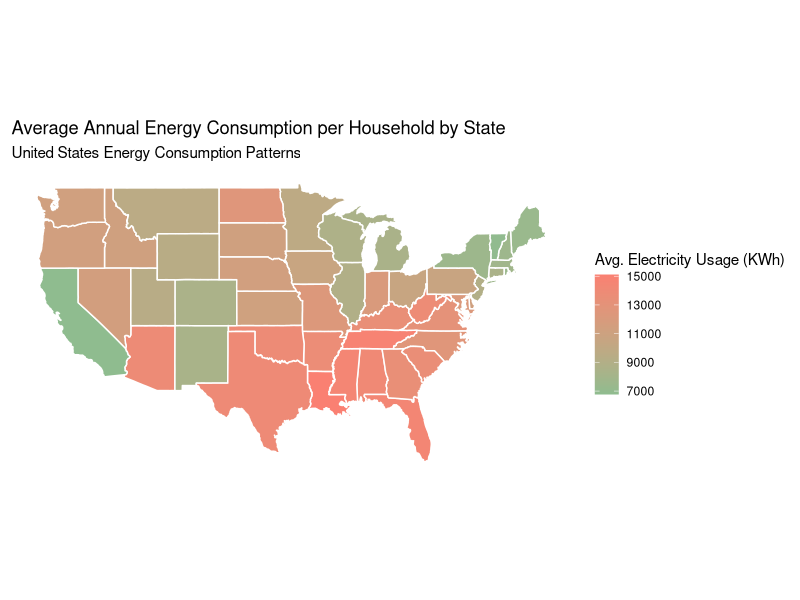
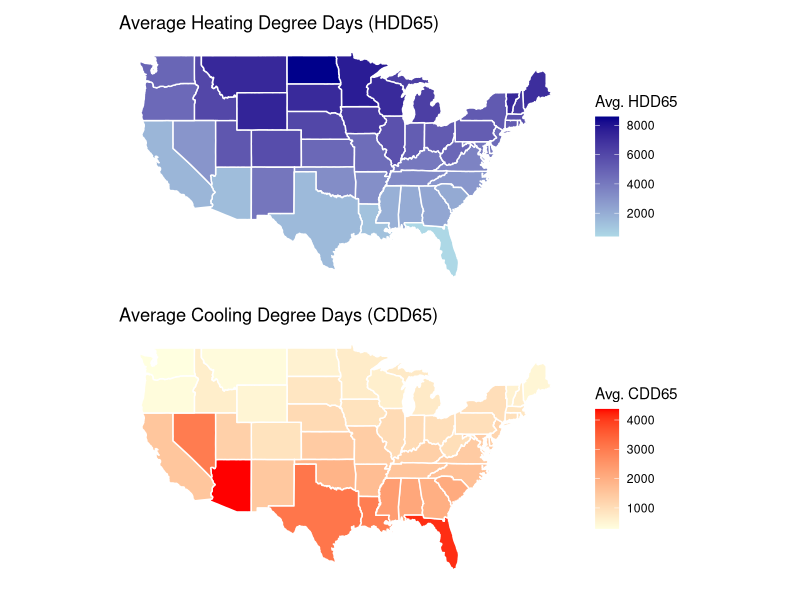
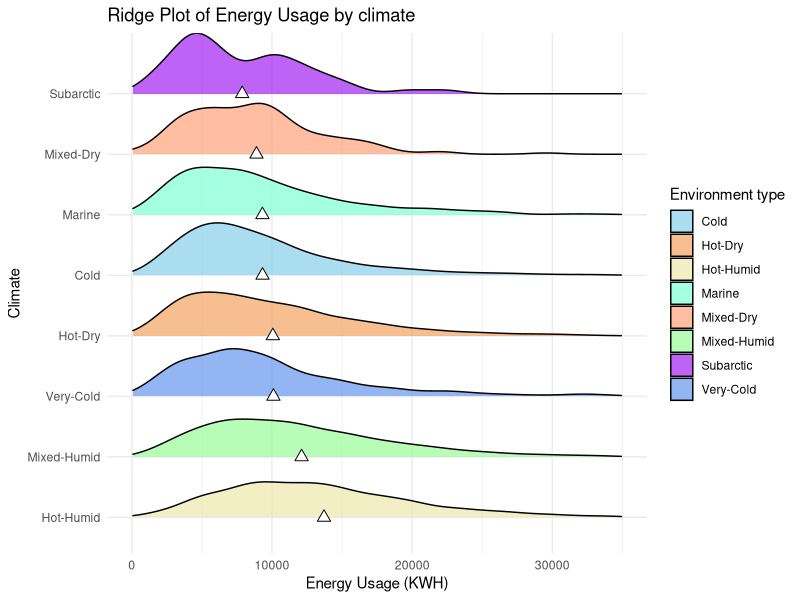
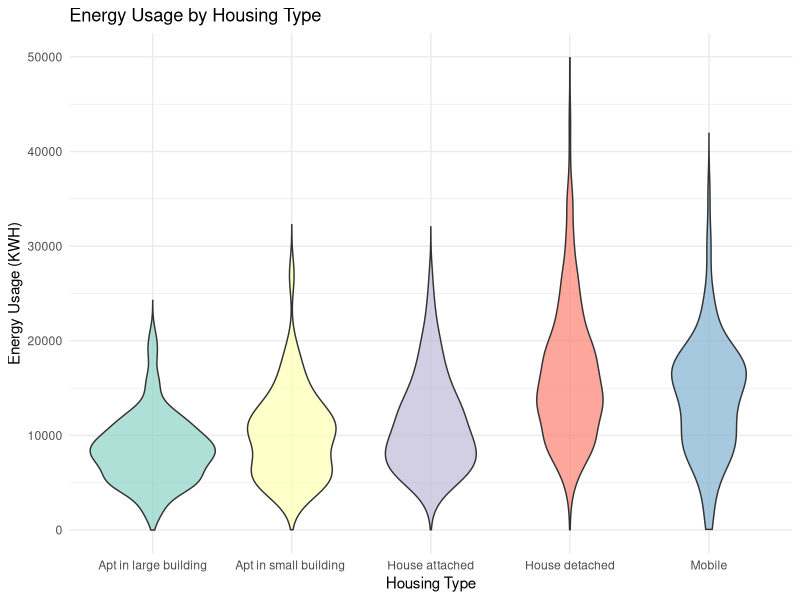
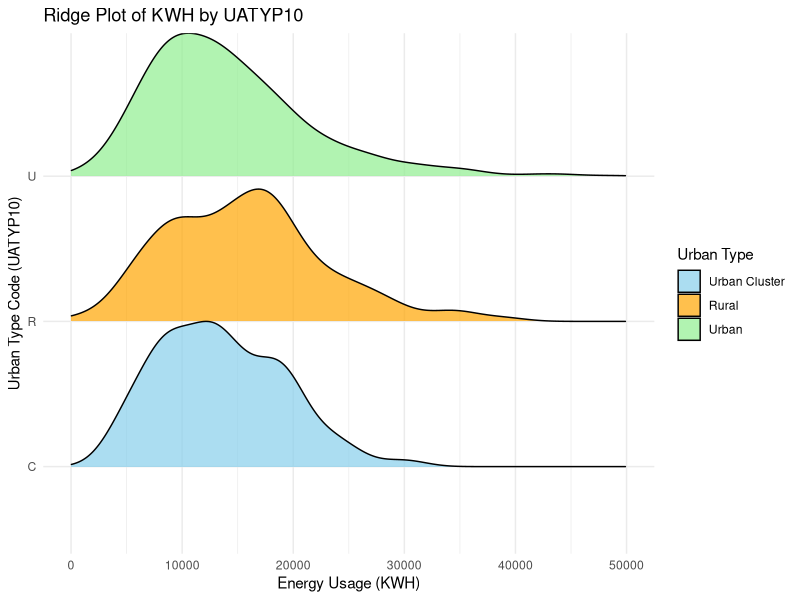
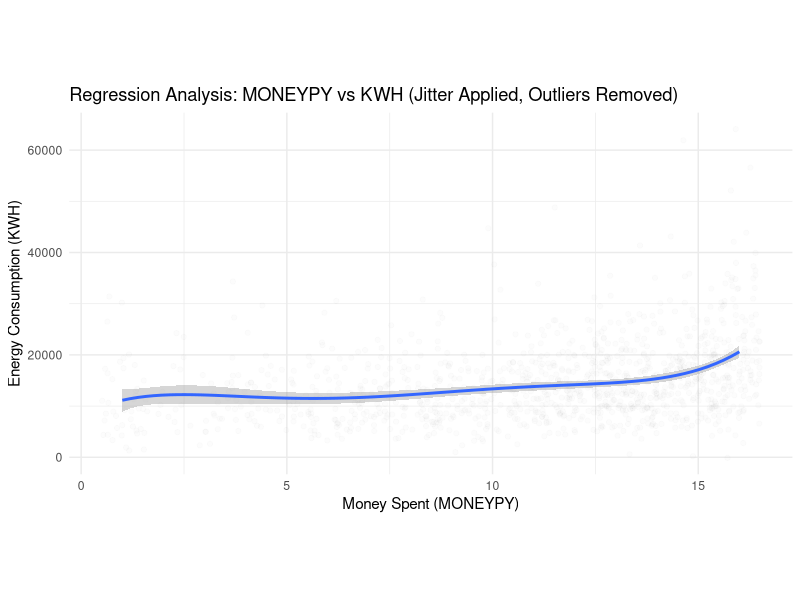
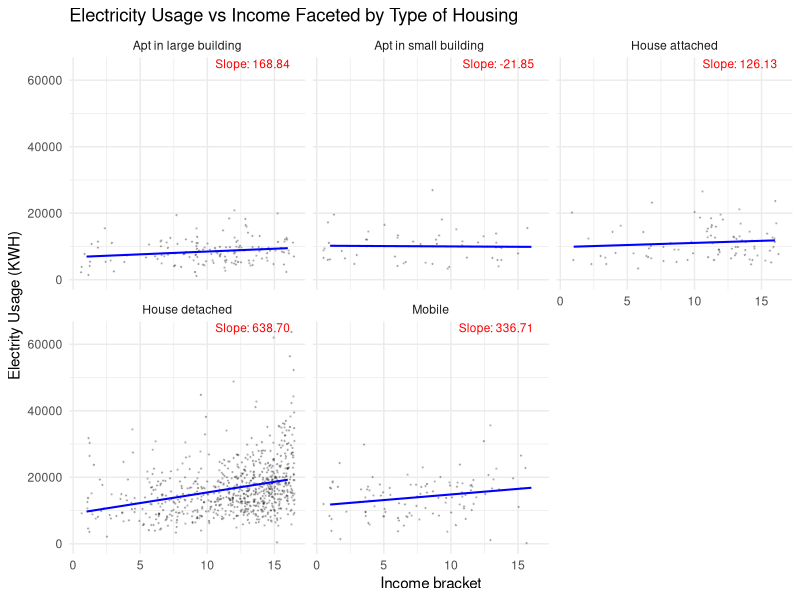
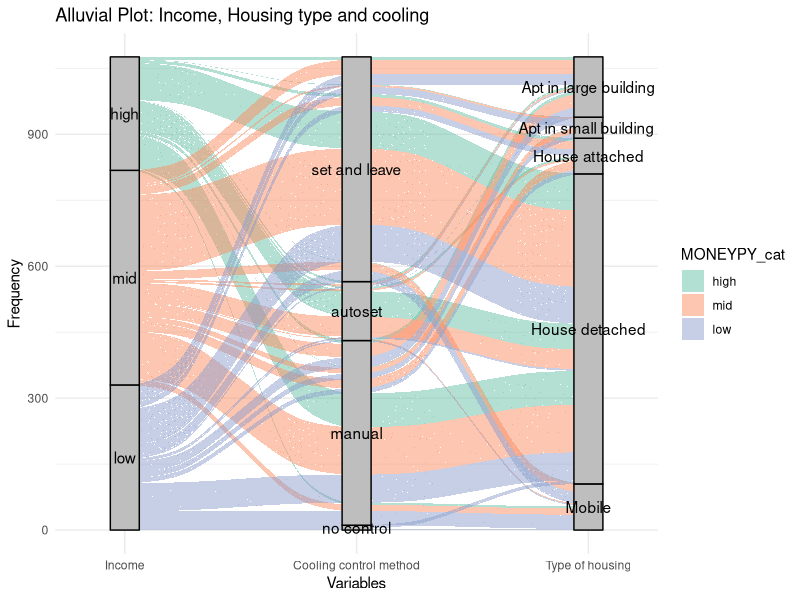

Here is the R script that generated these plots, in order:
## ---- chunk 1
knitr::opts_chunk$set(echo = TRUE)
library(tidyverse)
library(dplyr)
## ---- chunk 2
# df <- read.csv('recs2020.csv')
# energy <- df |>
#   select(state_name, state_postal, KWH, DOLLAREL, HDD65, CDD65, UATYP10, TYPEHUQ, MONEYPY, ENERGYASST20, BA_climate, DIVISION, YEARMADERANGE, KOWNRENT, COOLCNTL, HEATCNTL, LGTINLED, SMARTMETER, TYPETHERM, ATHOME)
# 
# write.csv(energy, "recs2020cleaned.csv")

energy <- read.csv('recs2020cleaned.csv')

average_KWH_state <- energy |> 
  group_by(state_name) |> 
  summarise(avg_KWH = mean(KWH, na.rm = TRUE))
library(jsonlite)
json_data <- toJSON(average_KWH_state, pretty = TRUE)
write(json_data, "output.json")
## ---- chunk 3
library(maps)

# Example dataset: Replace 'data' with your actual dataset
# Calculate average consumption by state
state_consumption <- energy |>
  group_by(state_name) |>
  summarize(avg_consumption = mean(KWH), 
            avg_cost = mean(DOLLAREL),
            avg_hdd65 = mean(HDD65),
            avg_cdd65 = mean(CDD65))

# Load US map data
us_map <- map_data("state")

# Match state_postal with full state names for joining
state_consumption <- state_consumption |>
  mutate(state = tolower(state_name)) |>
  drop_na()

# Merge map and consumption data
map_data <- us_map |>
  left_join(state_consumption, by = c("region" = "state"))

# Plot
ggplot(map_data, aes(x = long, y = lat, group = group, fill = avg_consumption)) +
  geom_polygon(color = "white") +
  coord_fixed(1.3) +
  scale_fill_gradient(name = "Avg. Electricity Usage (KWh)",
                      low = "darkseagreen", high = "salmon", na.value = "gray90") +
  theme_minimal() +
  labs(
    title = "Average Annual Energy Consumption per Household by State",
    subtitle = "United States Energy Consumption Patterns",
    x = NULL,
    y = NULL
  ) +
  theme(
    axis.text = element_blank(),
    axis.ticks = element_blank(),
    panel.grid = element_blank()
  )
## ---- chunk 4
library(patchwork) # For arranging plots

# Plot for HDD65
hdd65_plot <- ggplot(map_data, aes(x = long, y = lat, group = group, fill = avg_hdd65)) +
  geom_polygon(color = "white") +
  coord_fixed(1.3) +
  scale_fill_gradient(name = "Avg. HDD65",
                      low = "lightblue", high = "darkblue", na.value = "gray90") +
  theme_minimal() +
  labs(
    title = "Average Heating Degree Days (HDD65)",
    x = NULL,
    y = NULL
  ) +
  theme(
    axis.text = element_blank(),
    axis.ticks = element_blank(),
    panel.grid = element_blank()
  )

# Plot for CDD65
cdd65_plot <- ggplot(map_data, aes(x = long, y = lat, group = group, fill = avg_cdd65)) +
  geom_polygon(color = "white") +
  coord_fixed(1.3) +
  scale_fill_gradient(name = "Avg. CDD65",
                      low = "lightyellow", high = "red", na.value = "gray90") +
  theme_minimal() +
  labs(
    title = "Average Cooling Degree Days (CDD65)",
    x = NULL,
    y = NULL
  ) +
  theme(
    axis.text = element_blank(),
    axis.ticks = element_blank(),
    panel.grid = element_blank()
  )

# Combine the two plots side by side
combined_plot <- hdd65_plot + cdd65_plot + 
  plot_layout(ncol = 1)

# Display the combined plot
print(combined_plot)

## ---- chunk 5
library(forcats)  # For fct_reorder
library(ggridges)
custom_colors <- c("Subarctic" = 'purple',
                   "Very-Cold" = 'cornflowerblue',
                   "Cold" = 'skyblue',
                   "Marine" = 'aquamarine',
                   "Mixed-Humid" = 'palegreen',
                   "Hot-Humid" = 'palegoldenrod',
                   "Mixed-Dry" = 'lightsalmon',
                   "Hot-Dry" = 'sandybrown')

# Calculate the mean for each BA_climate
means <- energy |>
  group_by(BA_climate) |>
  summarize(mean_kwh = mean(KWH, na.rm = TRUE))

# Create ridge plot with mean points
ggplot(energy, aes(
  x = KWH,
  y = fct_reorder(BA_climate, KWH, .fun = mean, .desc = TRUE),
  fill = BA_climate
)) +
  geom_density_ridges(alpha = 0.7, scale = 1) +  # Ridge plot
  geom_point(data = means, aes(x = mean_kwh, y = fct_reorder(BA_climate, mean_kwh, .desc = TRUE)), 
             color = "black", size = 3, shape = 24, fill = "white") +  # Add mean points
  scale_x_continuous(limits = c(0, 35000)) +  # Limit x-axis
  scale_fill_manual(values = custom_colors) +  # Custom fill colors
  labs(
    title = "Ridge Plot of Energy Usage by climate",
    x = "Energy Usage (KWH)",
    y = "Climate",
    fill = "Environment type"
  ) +
  theme_minimal()
## ---- chunk 6
# Sort state_consumption by avg_consumption in descending order
state_consumption <- state_consumption %>%
  arrange(desc(avg_consumption))

# View the sorted data
head(state_consumption)

## ---- chunk 7
#Filtering data
selected_states <- c('LA', 'FL', 'MS')

filtered_data <- energy |>
  filter(state_postal %in% selected_states)
## ---- chunk 8
filtered_data <- filtered_data |>
  mutate(TYPEHUQ = case_when(
    TYPEHUQ == 1 ~ "Mobile",
    TYPEHUQ == 2 ~ "House detached",
    TYPEHUQ == 3 ~ "House attached",
    TYPEHUQ == 4 ~ "Apt in small building ",
    TYPEHUQ == 5 ~ "Apt in large building",
    TRUE ~ as.character(TYPEHUQ))) |>
  mutate(KOWNRENT = case_when(
    KOWNRENT == 1 ~ "Own",
    KOWNRENT == 2 ~ "Rent",
    KOWNRENT == 3 ~ "Occupy wo rent"))

ggplot(filtered_data, aes(x = as.factor(TYPEHUQ), y = KWH, fill = as.factor(TYPEHUQ))) +
  geom_violin(trim = FALSE, alpha = 0.7) +  
  scale_fill_brewer(palette = "Set3") +  
  scale_y_continuous(limits = c(0, 50000)) +
  labs(
    title = "Energy Usage by Housing Type",
    x = "Housing Type",
    y = "Energy Usage (KWH)",
    fill = "Housing Type"
  ) +
  theme_minimal() +
  theme(legend.position = "none")
## ---- chunk 9
# Ridge plot
ggplot(filtered_data, aes(x = KWH, y = as.factor(UATYP10), fill = as.factor(UATYP10))) +
  geom_density_ridges(alpha = 0.7, scale = 1) +  # Ridge plot
  scale_fill_manual(values = c("C" = "skyblue", "U" = "lightgreen", "R" = "orange"),
                    labels = c("Urban Cluster", "Rural", "Urban"))+
  scale_x_continuous(limits = c(0, 50000)) +
  labs(
    title = "Ridge Plot of KWH by UATYP10",
    x = "Energy Usage (KWH)",
    y = "Urban Type Code (UATYP10)",
    fill = "Urban Type",
  ) +
  theme_minimal()
## ---- chunk 10
ggplot(filtered_data, aes(x = MONEYPY, y = KWH)) +
  geom_jitter(alpha = 0.01, width = 0.5, height = 500) + 
  geom_smooth(method = "lm", formula = y ~ poly(x, 5)) +
  labs(title = "Regression Analysis: MONEYPY vs KWH (Jitter Applied, Outliers Removed)",
       x = "Money Spent (MONEYPY)",
       y = "Energy Consumption (KWH)") +
  theme_minimal()+
  theme(aspect.ratio = 0.5)

## ---- chunk 11
# Calculate slopes for each TYPEHUQ group
slopes <- filtered_data %>%
  group_by(TYPEHUQ) %>%
  summarize(slope = lm(KWH ~ MONEYPY)$coefficients[2], .groups = "drop")

# Add labels to the plot with slopes
ggplot(filtered_data, aes(x = MONEYPY, y = KWH)) +
  geom_jitter(size = 0.2, alpha = 0.2, width = 0.5) +  # Scatterplot with jitter
  geom_smooth(method = "lm", color = "blue", se = FALSE, size = 0.7) +  # Best-fit line
  facet_wrap(~ as.factor(TYPEHUQ)) +  # Facet by TYPEHUQ
  geom_text(data = slopes, aes(
    x = Inf, y = Inf, label = sprintf("Slope: %.2f", slope)
  ), hjust = 1.2, vjust = 1.2, inherit.aes = FALSE, color = "red", size = 3) +  # Add slope labels
  labs(
    title = "Electricity Usage vs Income Faceted by Type of Housing",
    x = "Income bracket",
    y = "Electrity Usage (KWH)"
  ) +
  theme_minimal()
## ---- chunk 12
library(ggalluvial)

filtered_data <- filtered_data %>%
  mutate(MONEYPY_cat = case_when(
    MONEYPY >= 1 & MONEYPY <= 9 ~ "low",
    MONEYPY >= 10 & MONEYPY <= 14 ~ "mid",
    MONEYPY >= 15 & MONEYPY <= 16 ~ "high",
    TRUE ~ NA_character_  
  )) |>
  mutate(LGTINLED = case_when(
    LGTINLED == 1 ~ 4,
    LGTINLED == 2 ~ 3,
    LGTINLED == 3 ~ 2,
    LGTINLED == 4 ~ 1,
    LGTINLED == 0 ~ 0,
    TRUE ~ NA_real_  
  )) |>
  mutate(KWH_cat = case_when(
    KWH >= 0 & KWH <= 9300 ~ "<25%",
    KWH > 9300 & KWH <= 13400 ~ "25-50%",
    KWH > 13400 & KWH <= 18400 ~ "50-75%",
    KWH > 18400 ~ ">75%",
    TRUE ~ NA_character_  
  )) |>
  mutate(COOLCNTL_cat = case_when(
    COOLCNTL == 1 ~ "set and leave",
    COOLCNTL == 2 ~ "manual",
    COOLCNTL == 3 ~ "autoset",
    COOLCNTL == 4 ~ "manual",
    COOLCNTL == 5 ~ "no control",
    TRUE ~ NA_character_
  ))

allu_data <- filtered_data %>%
  mutate(MONEYPY_cat = factor(MONEYPY_cat, levels = c("high", "mid", "low"))) %>%
  mutate(COOLCNTL_cat = factor(COOLCNTL_cat, levels = c('set and leave', 'autoset','manual','no control'))) |>
  mutate(LGTINLED = factor(LGTINLED, levels = c('4', '3','2','1', '0'))) |>
  select(MONEYPY_cat, TYPEHUQ, COOLCNTL_cat, LGTINLED) %>%
  drop_na()  

# Create the alluvial plot
ggplot(allu_data, aes(axis1 = MONEYPY_cat, axis2 = COOLCNTL_cat, axis3 = TYPEHUQ)) +
  geom_alluvium(aes(fill = MONEYPY_cat), width = 1/12) +
  geom_stratum(width = 1/8, fill = "gray") +
  geom_text(stat = "stratum", aes(label = after_stat(stratum))) +
  scale_x_discrete(limits = c("Income", 'Cooling control method', "Type of housing"), expand = c(0.1, 0.1)) +
  scale_fill_brewer(palette = "Set2") +
  labs(
    title = "Alluvial Plot: Income, Housing type and cooling",
    x = "Variables",
    y = "Frequency"
  ) +
  theme_minimal()
## ---- chunk 13
# Create the alluvial plot
ggplot(allu_data, aes(axis1 = MONEYPY_cat, axis2 = LGTINLED, axis3 = TYPEHUQ)) +
  geom_alluvium(aes(fill = MONEYPY_cat), width = 1/12) +
  geom_stratum(width = 1/8, fill = "gray") +
  geom_text(stat = "stratum", aes(label = after_stat(stratum))) +
  scale_x_discrete(limits = c("Income", 'LED', "Type of housing"), expand = c(0.1, 0.1)) +
  scale_fill_brewer(palette = "Set2") +
  labs(
    title = "Alluvial Plot: Income, LED Use Frequency and cooling",
    x = "Variables",
    y = "Frequency"
  ) +
  theme_minimal()
## ---- chunk 14
selected_states <- c('LA', 'FL', 'MS', 'CA')

filtered_data <- energy |>
  filter(state_postal %in% selected_states)

aggregated_data <- filtered_data %>%
  group_by(state_name, LGTINLED) %>%
  summarise(avg_KWH = mean(KWH, na.rm = TRUE)) %>%
  ungroup()

ggplot(aggregated_data, aes(x = factor(LGTINLED), y = avg_KWH, fill = LGTINLED)) +
  geom_bar(stat = "identity", position = "dodge") +
  facet_wrap(~state_name, scales = "fixed") +
  scale_fill_gradient(
    low = "grey",   
    high = "darkseagreen",
    name = "LGTINLED"
  ) +
  labs(
    title = "Comparison of Average KWH by LGTINLED Across States",
    x = "LGTINLED",
    y = "Average KWH"
  ) +
  theme_minimal() +
  theme(
    strip.text = element_text(size = 12, face = "bold"),
    axis.text.x = element_text(angle = 45, hjust = 1),
    legend.position = "bottom"
  )


